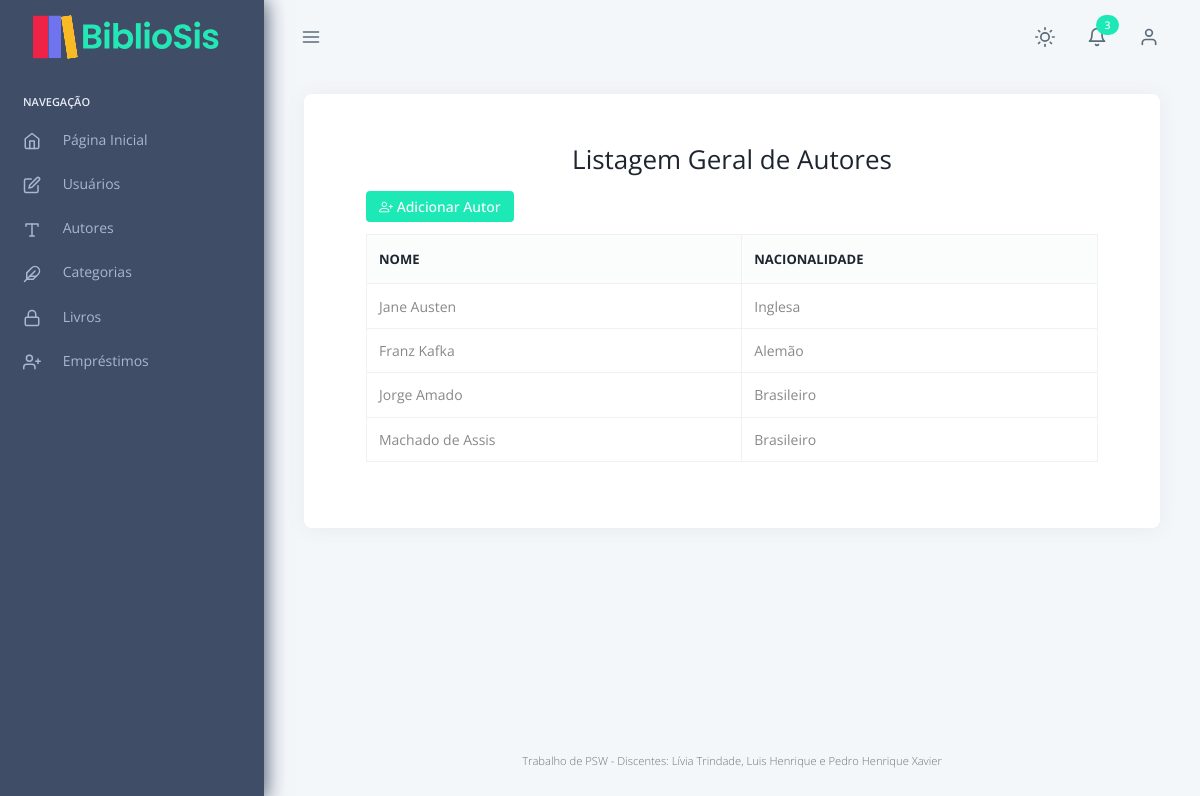
Page /autor/ (signed in) on the earlier database version.
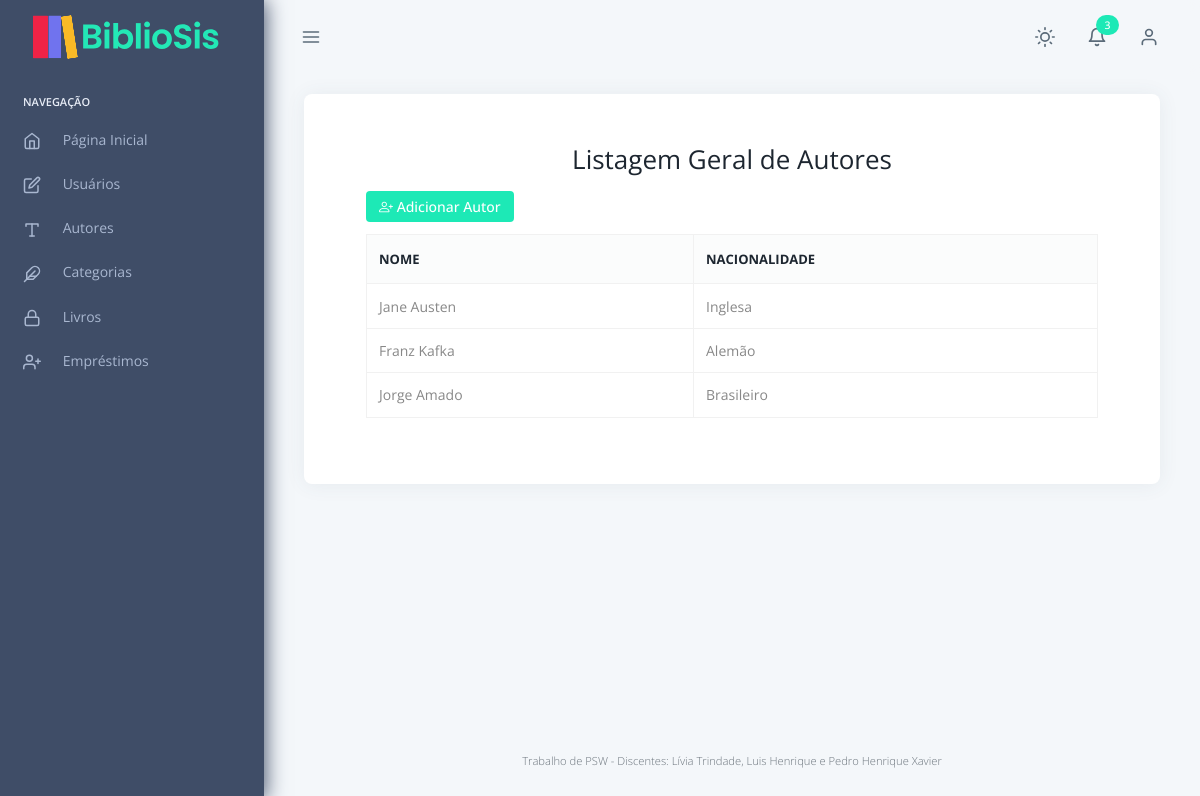
Same page on the later database version.
### autor/models.py (models this page shows, shortened)
class Autor(models.Model):
    nome = models.CharField(max_length=100)
    nacionalidade = models.CharField(max_length=50, blank=True, null=True)
    class Meta:
        db_table = "Autor_autores"
        permissions = [
            ("detail_autor", "Pode ver o detalhe de autor"),
        ]

### autor/views.py (the view)
# urls.py: path('', views.index, name='index-autor'),
@login_required
def index(request):
    autores = Autor.objects.all()
    return render(request, 'autor/index.html', {'autores': autores})

### templates/autor/index.html (shortened to what this page needs)
{% extends "_base.html" %}
{% load static %}
{% block content %}
<div class="container my-5">
  <div class="text-center mb-4">
    <h3 class="fw-bold">Listagem Geral de Autores</h3>
  </div>
  <div class="mb-3 text-end">
    <a href="create/" class="btn btn-success btn-sm">
      <i class="bi bi-person-plus"></i> Adicionar Autor
    </a>
  </div>
  <div class="table-responsive">
    <table class="table table-hover table-bordered align-middle">
      <thead class="table-dark">
        <tr>
          <th>Nome</th>
          <th>Nacionalidade</th>
        </tr>
      </thead>
      <tbody>
        {% for autor in autores %}
        <tr>
          <td>{{ autor.nome }}</td>
          <td>{{ autor.nacionalidade }}</td>
        </tr>
        {% empty %}
        <tr>
          <td colspan="5" class="text-center text-muted">Nenhum autor encontrado.</td>
        </tr>
        {% endfor %}
      </tbody>
    </table>
  </div>
</div>
{% endblock %}

Differences in the rows shown:
removed Autor: nome "Machado de Assis", nacionalidade "Brasileiro"
